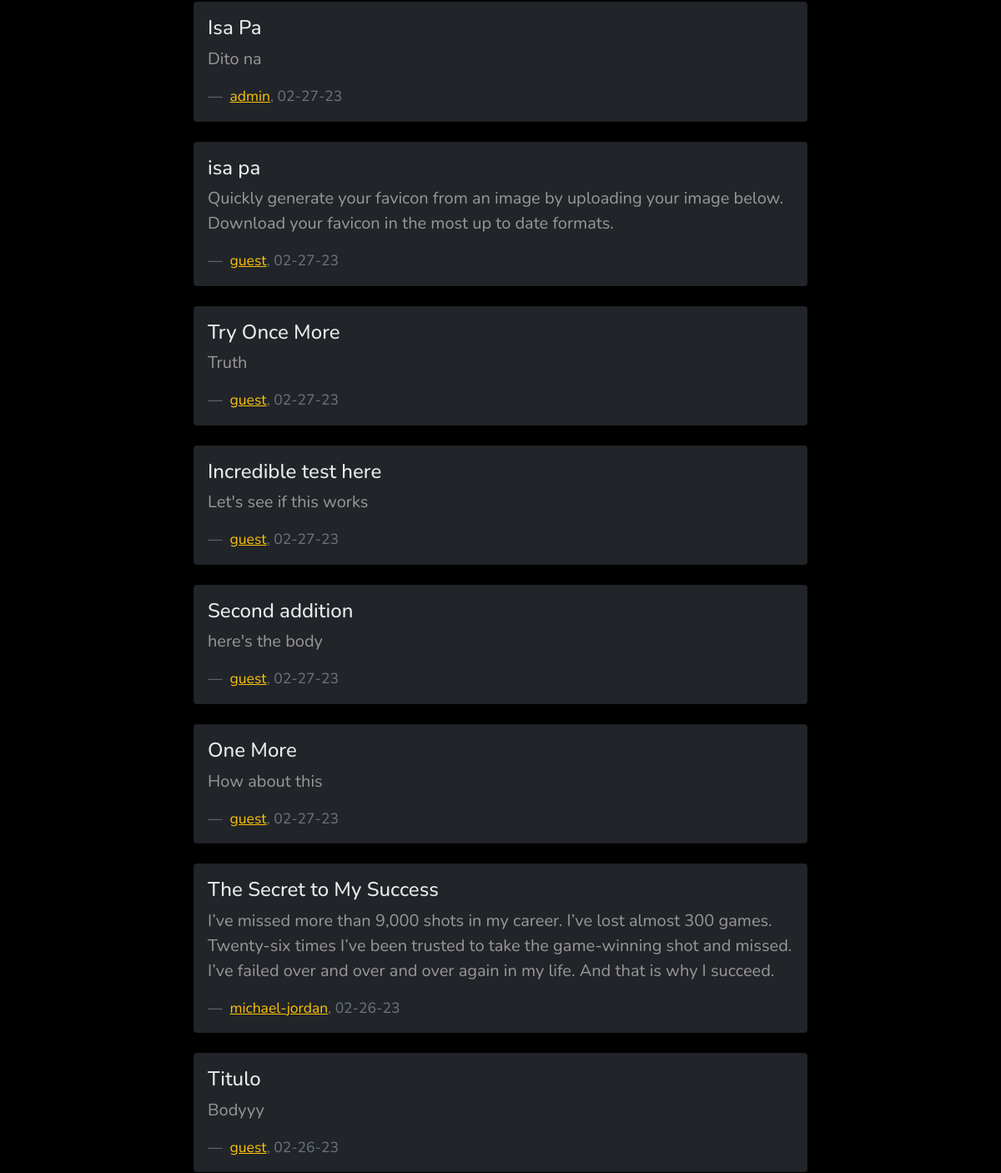
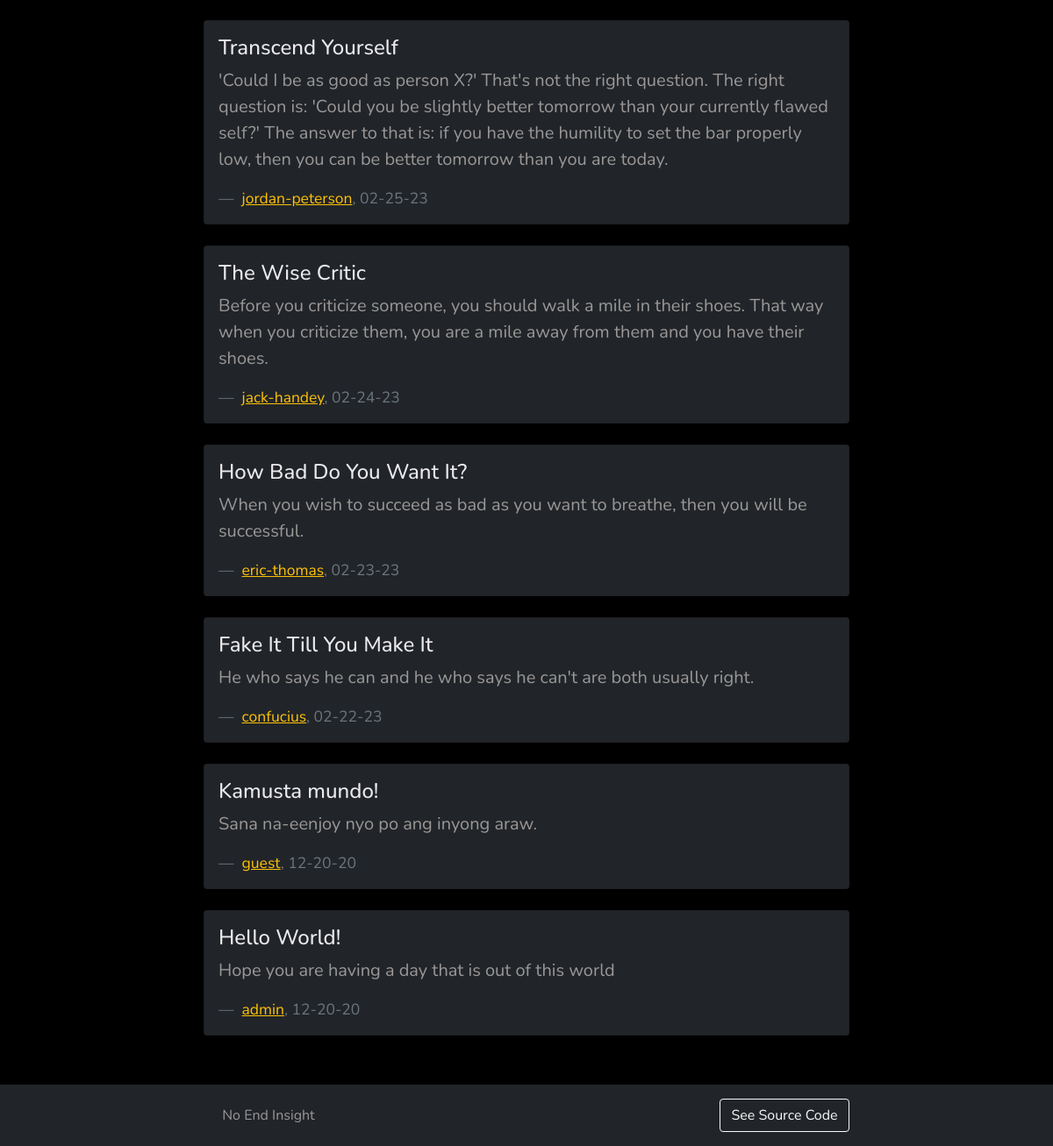
/ (signed in, lower part), run on an earlier commit of the app's database (2 pictures, top to bottom).
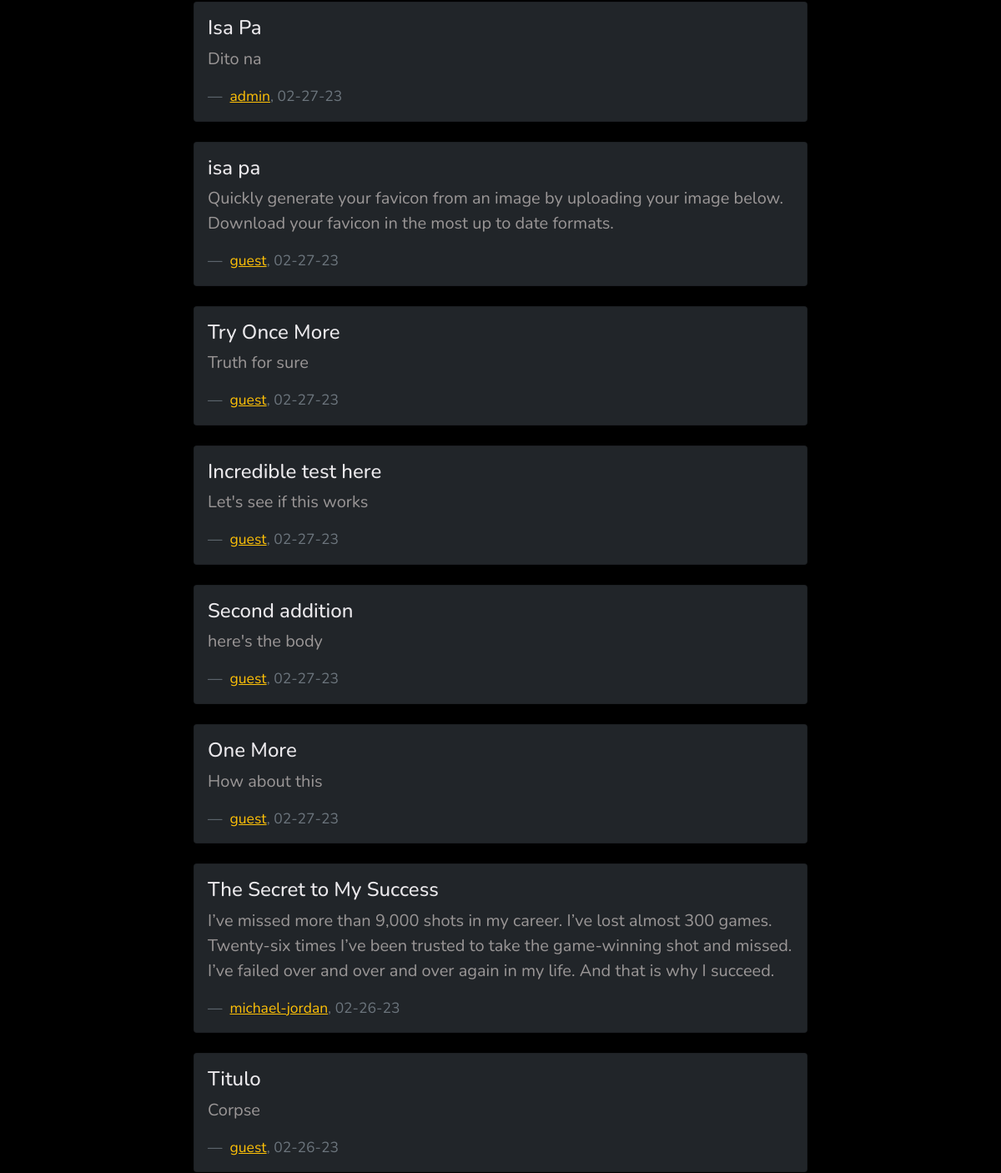
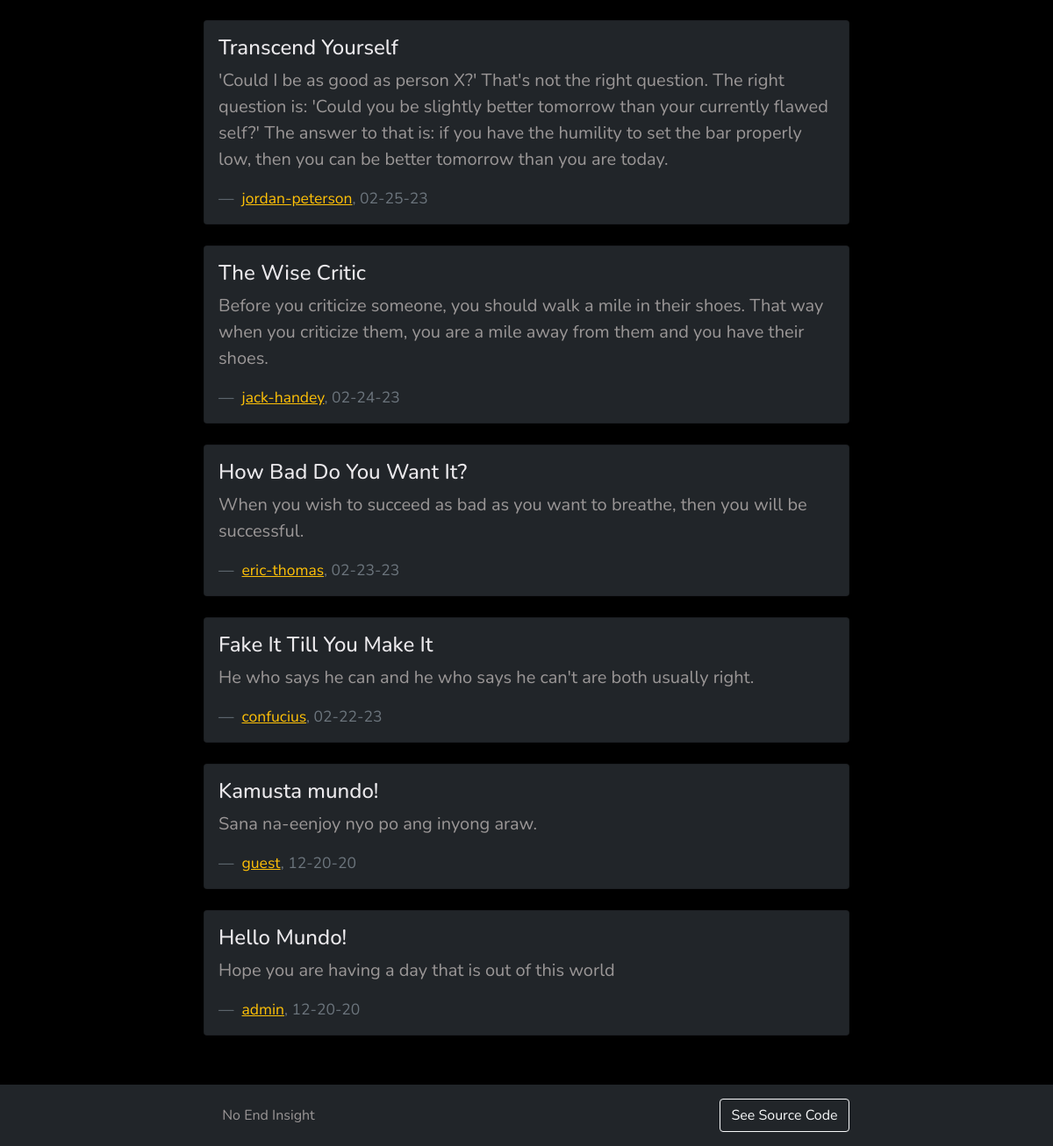
And on a later commit of the database (2 pictures, top to bottom).
### app.py (models this page shows)
class Insight(db.Model):
    id = db.Column(db.Integer, primary_key=True, nullable=False)
    title = db.Column(db.String(50), nullable=False)
    body = db.Column(db.Text, nullable=False)
    date = db.Column(db.DateTime, nullable=False, default=datetime.utcnow)
    author_id = db.Column(db.Integer, db.ForeignKey("user.id"))

class User(db.Model):
    id = db.Column(db.Integer, primary_key=True, nullable=False)
    username = db.Column(db.String(50), unique=True, nullable=False)
    password = db.Column(db.String(50), nullable=False)
    bio = db.Column(db.String(300))
    insights = db.relationship("Insight", backref="author")

### app.py (the view)
@app.route("/")
def index():
    auth_user = getAuthUserFromSession()
    if auth_user:
        all_insights = Insight.query.order_by(Insight.date.desc()).all()
        return render_template("feed.html", auth_user=auth_user, insights=all_insights)
    messages = get_flashed_messages()
    return render_template("login.html", auth_user=auth_user, messages=messages)

### app.py (called while the page is built)
def getAuthUserFromSession():
    user_id = session.get('user_id')
    if not user_id:
        return None
    return User.query.get(user_id)

### templates/feed.html (shortened to what this page needs)
{% extends "layout.html" %}  {% block content %}
<main class="content col-sm-12 col-md-8 mx-auto">
  <section class="pt-2">
    {% for insight in insights %}
    <div class="card bg-dark my-4">
      <div class="card-body">
        <h4 class="card-title">{{ insight.title }}</h4>
        <blockquote class="blockquote mb-0">
          <p class="dark-text">{{ insight.body }}</p>
          <footer class="blockquote-footer pt-3">
            <a href="{{ url_for('profile',username=insight.author.username) }}"
              >{{ insight.author.username }}</a
            >, {{ insight.date.strftime("%m-%d-%y") }}
          </footer>
        </blockquote>
      </div>
    </div>
    {% endfor %}
  </section>
</main>
{% endblock %}

What changed in the data, as far as the page shows it:
changed Insight "Try Once More": body "Truth" → "Truth for sure"
changed Insight "Titulo": body "Bodyyy" → "Corpse"
changed Insight "Hope you are having a day that is out of this world": title "Hello World!" → "Hello Mundo!"
